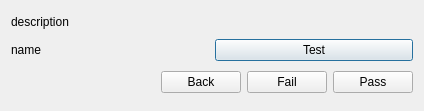
<?xml version="1.0" encoding="UTF-8"?>
<ui version="4.0">
 <class>Dialog</class>
 <widget class="QDialog" name="Dialog">
  <property name="geometry">
   <rect>
    <x>0</x>
    <y>0</y>
    <width>424</width>
    <height>111</height>
   </rect>
  </property>
  <property name="windowTitle">
   <string>Dialog</string>
  </property>
  <layout class="QGridLayout" name="gridLayout">
   <item row="0" column="0">
    <widget class="QLabel" name="description">
     <property name="sizePolicy">
      <sizepolicy hsizetype="Fixed" vsizetype="Fixed">
       <horstretch>0</horstretch>
       <verstretch>0</verstretch>
      </sizepolicy>
     </property>
     <property name="text">
      <string>description</string>
     </property>
     <property name="wordWrap">
      <bool>true</bool>
     </property>
    </widget>
   </item>
   <item row="1" column="0">
    <layout class="QVBoxLayout" name="verticalLayout_3">
     <item>
      <layout class="QHBoxLayout" name="horizontalLayoutTopic">
       <item>
        <widget class="QLabel" name="name">
         <property name="text">
          <string>name</string>
         </property>
        </widget>
       </item>
       <item>
        <layout class="QVBoxLayout" name="verticalLayout">
         <item>
          <layout class="QHBoxLayout" name="horizontalLayoutValue">
           <item>
            <widget class="QPushButton" name="pushButton">
             <property name="text">
              <string>Test</string>
             </property>
            </widget>
           </item>
          </layout>
         </item>
        </layout>
       </item>
      </layout>
     </item>
    </layout>
   </item>
   <item row="2" column="0">
    <layout class="QHBoxLayout" name="horizontalLayout">
     <item>
      <spacer name="horizontalSpacer">
       <property name="orientation">
        <enum>Qt::Horizontal</enum>
       </property>
       <property name="sizeHint" stdset="0">
        <size>
         <width>40</width>
         <height>20</height>
        </size>
       </property>
      </spacer>
     </item>
     <item>
      <widget class="QPushButton" name="back_pushButton">
       <property name="text">
        <string>Back</string>
       </property>
      </widget>
     </item>
     <item>
      <widget class="QPushButton" name="x_next_pushButton">
       <property name="text">
        <string>Fail</string>
       </property>
      </widget>
     </item>
     <item>
      <widget class="QPushButton" name="tick_next_pushButton">
       <property name="text">
        <string>Pass</string>
       </property>
      </widget>
     </item>
    </layout>
   </item>
  </layout>
 </widget>
 <resources/>
 <connections/>
</ui>
